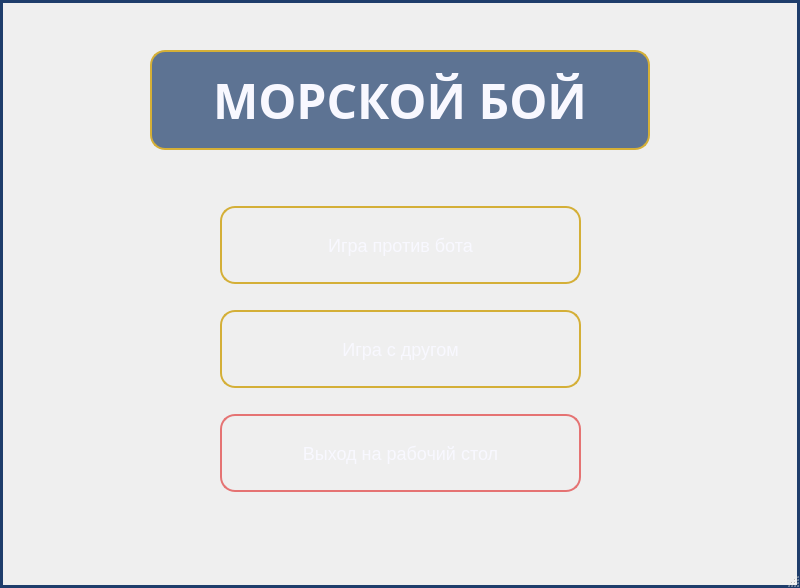
<?xml version="1.0" encoding="UTF-8"?>
<ui version="4.0">
 <class>MainWindow</class>
 <widget class="QMainWindow" name="MainWindow">
  <property name="geometry">
   <rect>
    <x>0</x>
    <y>0</y>
    <width>800</width>
    <height>588</height>
   </rect>
  </property>
  <property name="windowTitle">
   <string>Морской Бой</string>
  </property>
  <property name="styleSheet">
   <string notr="true">
QMainWindow {
    background-color: qlineargradient(x1:0, y1:0, x2:1, y2:1,
                                    stop:0 #0a2463, stop:1 #3e92cc);
    border: 3px solid #1e3d6b;
}

QLabel {
    color: #f8f8ff;
    font-family: &quot;Arial Rounded MT Bold&quot;;
    text-shadow: 2px 2px 4px rgba(0, 0, 0, 0.5);
}

QLabel#labelTitle {
    font-size: 48px;
    font-weight: bold;
    color: #f8f8ff;
    background-color: rgba(30, 61, 107, 0.7);
    border-radius: 15px;
    padding: 10px;
    border: 2px solid #d4af37;
}

QPushButton {
    background-color: qlineargradient(x1:0, y1:0, x2:0, y2:1,
                                    stop:0 #1e3d6b, stop:1 #0a2463);
    border: 2px solid #d4af37;
    border-radius: 15px;
    padding: 12px 24px;
    font-family: &quot;Arial Rounded MT Bold&quot;;
    font-size: 18px;
    color: #f8f8ff;
    min-width: 200px;
    min-height: 50px;
}

QPushButton:hover {
    background-color: qlineargradient(x1:0, y1:0, x2:0, y2:1,
                                    stop:0 #3a5f8c, stop:1 #1e3d6b);
    border: 2px solid #f8f8ff;
}

QPushButton:pressed {
    background-color: qlineargradient(x1:0, y1:0, x2:0, y2:1,
                                    stop:0 #0a2463, stop:1 #1e3d6b);
}

QPushButton#btnExitToDesktop {
    min-width: 200px;
    min-height: 50px;
    background-color: qlineargradient(x1:0, y1:0, x2:0, y2:1,
                                    stop:0 #c62828, stop:1 #b71c1c);
    border: 2px solid #e57373;
}

QPushButton#btnExitToDesktop:hover {
    background-color: qlineargradient(x1:0, y1:0, x2:0, y2:1,
                                    stop:0 #ef5350, stop:1 #e53935);
}

QPushButton#btnExitToDesktop:pressed {
    background-color: qlineargradient(x1:0, y1:0, x2:0, y2:1,
                                    stop:0 #b71c1c, stop:1 #7f0000);
}
   </string>
  </property>
  <widget class="QWidget" name="centralwidget">
   <widget class="QLabel" name="labelTitle">
    <property name="geometry">
     <rect>
      <x>150</x>
      <y>50</y>
      <width>500</width>
      <height>100</height>
     </rect>
    </property>
    <property name="font">
     <font>
      <family>Arial Rounded MT Bold</family>
      <pointsize>-1</pointsize>
      <bold>true</bold>
     </font>
    </property>
    <property name="text">
     <string>МОРСКОЙ БОЙ</string>
    </property>
    <property name="alignment">
     <set>Qt::AlignmentFlag::AlignCenter</set>
    </property>
   </widget>
   <widget class="QWidget" name="verticalLayoutWidget">
    <property name="geometry">
     <rect>
      <x>220</x>
      <y>200</y>
      <width>361</width>
      <height>300</height>
     </rect>
    </property>
    <layout class="QVBoxLayout" name="verticalLayout">
     <property name="spacing">
      <number>20</number>
     </property>
     <item>
      <widget class="QPushButton" name="pushButton">
       <property name="text">
        <string>Игра против бота</string>
       </property>
      </widget>
     </item>
     <item>
      <widget class="QPushButton" name="pushButton_2">
       <property name="text">
        <string>Игра с другом</string>
       </property>
      </widget>
     </item>
     <item>
      <widget class="QPushButton" name="btnExitToDesktop">
       <property name="text">
        <string>Выход на рабочий стол</string>
       </property>
      </widget>
     </item>
    </layout>
   </widget>
  </widget>
  <widget class="QMenuBar" name="menubar">
   <property name="geometry">
    <rect>
     <x>0</x>
     <y>0</y>
     <width>800</width>
     <height>21</height>
    </rect>
   </property>
  </widget>
  <widget class="QStatusBar" name="statusbar"/>
 </widget>
 <resources/>
 <connections/>
</ui>
